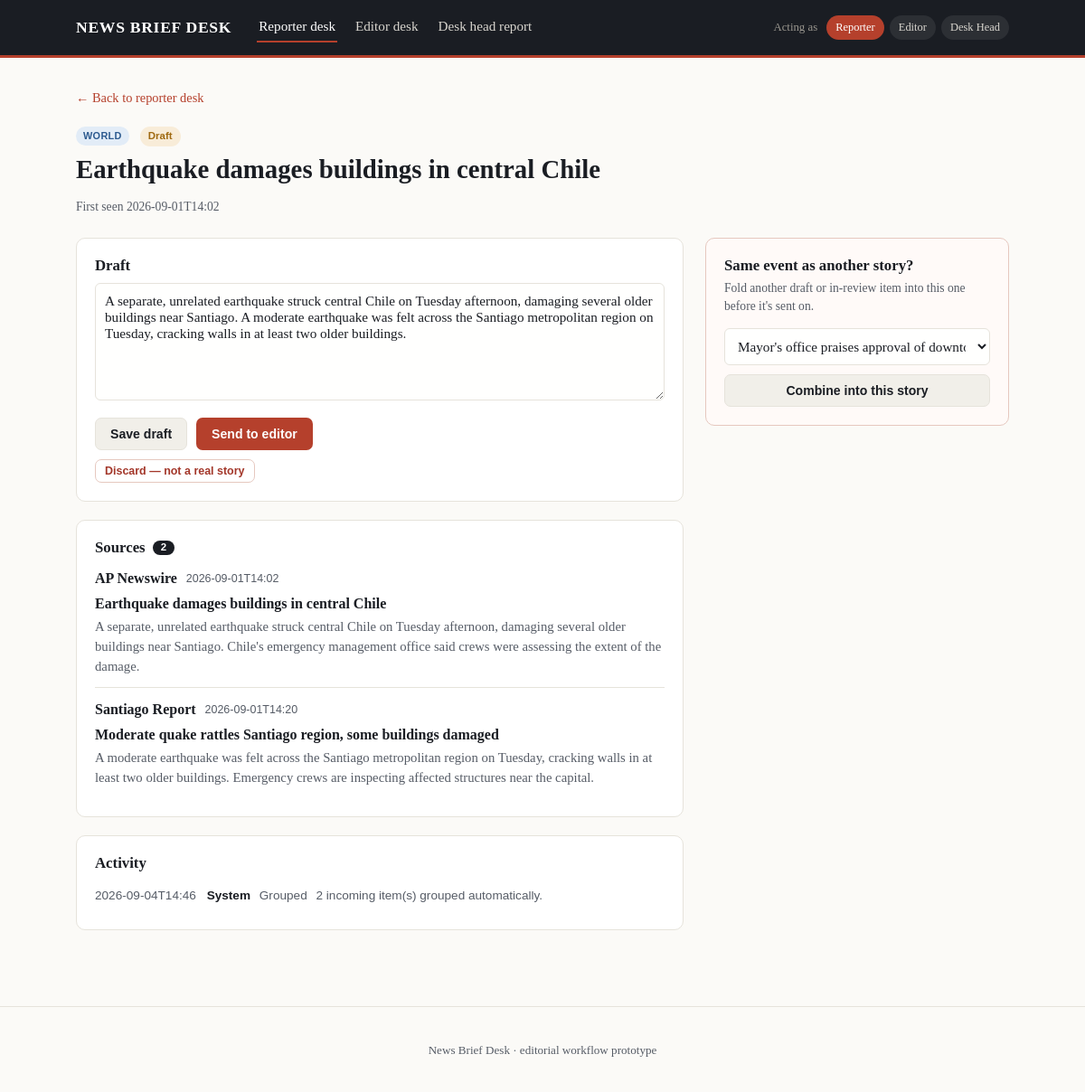
Page /reporter/story/2 on the committed database.
### tables this page shows
CREATE TABLE stories (
            id INTEGER PRIMARY KEY AUTOINCREMENT,
            title TEXT NOT NULL,
            category TEXT NOT NULL,
            draft TEXT NOT NULL,
            final_text TEXT,
            status TEXT NOT NULL DEFAULT 'DRAFT',
                -- DRAFT -> IN_REVIEW -> PUBLISHED  (or MERGED, which points at merged_into_id)
            merged_into_id INTEGER,
            editor_note TEXT,
            created_at TEXT NOT NULL,
            submitted_at TEXT,
            published_at TEXT,
            FOREIGN KEY (merged_into_id) REFERENCES stories(id)
        );

CREATE TABLE story_sources (
            id INTEGER PRIMARY KEY AUTOINCREMENT,
            story_id INTEGER NOT NULL,
            source TEXT NOT NULL,
            headline TEXT NOT NULL,
            content TEXT NOT NULL,
            received_at TEXT,
            added_after_publish INTEGER NOT NULL DEFAULT 0,
            FOREIGN KEY (story_id) REFERENCES stories(id)
        );

CREATE TABLE activity_log (
            id INTEGER PRIMARY KEY AUTOINCREMENT,
            story_id INTEGER NOT NULL,
            role TEXT NOT NULL,
            action TEXT NOT NULL,
            detail TEXT,
            created_at TEXT NOT NULL,
            FOREIGN KEY (story_id) REFERENCES stories(id)
        );

### app.py (the view)
@app.route("/reporter/story/<int:story_id>")
def reporter_story(story_id):
    connection = get_connection()
    story = fetch_story(connection, story_id)
    if not story:
        connection.close()
        return "Story not found", 404
    sources = fetch_sources(connection, story_id)
    other_stories = connection.execute(
        """
        SELECT id, title FROM stories
        WHERE id != ? AND status IN ('DRAFT', 'IN_REVIEW')
        ORDER BY created_at DESC
        """,
        (story_id,),
    ).fetchall()
    log = fetch_log(connection, story_id)
    connection.close()
    return render_template(
        "story_detail.html",
        story=story,
        sources=sources,
        other_stories=other_stories,
        log=log,
        view="reporter",
        desk_role="reporter",
    )

### app.py (called while the page is built)
@app.context_processor
def inject_role():
    return {"current_role": session.get("role", "reporter")}

def fetch_story(connection, story_id):
    return connection.execute("SELECT * FROM stories WHERE id = ?", (story_id,)).fetchone()

def fetch_sources(connection, story_id):
    return connection.execute(
        "SELECT * FROM story_sources WHERE story_id = ? ORDER BY received_at ASC, id ASC",
        (story_id,),
    ).fetchall()

def fetch_log(connection, story_id):
    return connection.execute(
        "SELECT * FROM activity_log WHERE story_id = ? ORDER BY created_at ASC, id ASC",
        (story_id,),
    ).fetchall()

### database/database.py (called while the page is built)
def get_connection():
    connection = sqlite3.connect(DATABASE)
    connection.row_factory = sqlite3.Row
    connection.execute("PRAGMA foreign_keys = ON")
    return connection

### templates/story_detail.html (shortened to what this page needs)
{% extends "base.html" %}
{% block content %}
{% set can_edit = current_role == view %}
<a href="{{ url_for('reporter') if view == 'reporter' else url_for('editor') }}" class="back-link">&larr; Back to {{ 'reporter' if view == 'reporter' else 'editor' }} desk</a>
<section class="story-header">
    <span class="tag tag-{{ story.category|lower }}">{{ story.category }}</span>
    <span class="status-pill status-{{ story.status|lower }}">
        {% if story.status == 'PUBLISHED' %}🔒 Published{% elif story.status == 'IN_REVIEW' %}In review{% elif story.status == 'MERGED' %}Merged into #{{ story.merged_into_id }}{% else %}Draft{% endif %}
    </span>
    <h1>{{ story.title }}</h1>
    <p class="story-submeta">
        First seen {{ story.created_at[:16] }}
    </p>
</section>
<div class="story-layout">
    <div class="story-main">
        {% if story.status == 'PUBLISHED' %}
            <div class="panel">
                <h2>Published brief</h2>
                <p class="locked-text">{{ story.final_text }}</p>
            </div>
        {% elif view == 'reporter' and story.status == 'DRAFT' %}
            <div class="panel">
                <h2>Draft</h2>
                {% if can_edit %}
                <form method="POST" action="{{ url_for('reporter_save', story_id=story.id) }}">
                    <textarea name="draft" rows="6">{{ story.draft }}</textarea>
                    <div class="form-actions">
                        <button type="submit" name="action" value="save" class="btn btn-secondary">Save draft</button>
                        <button type="submit" name="action" value="submit" class="btn btn-primary">Send to editor</button>
                    </div>
                </form>
                <form method="POST" action="{{ url_for('reporter_delete', story_id=story.id) }}"
                      onsubmit="return confirm('Discard this item? This can\'t be undone.');" style="margin-top: 10px;">
                    <button type="submit" class="btn btn-danger btn-small">Discard &mdash; not a real story</button>
                </form>
                {% else %}
                <textarea rows="6" readonly>{{ story.draft }}</textarea>
                {% endif %}
            </div>
        {% elif view == 'reporter' and story.status == 'MERGED' %}
            <div class="panel">
                <h2>Draft</h2>
                <textarea rows="6" readonly>{{ story.draft }}</textarea>
                <p class="panel-hint">This item was merged into another story and is no longer edited on its own.</p>
            </div>
        {% endif %}
        <div class="panel">
            <h2>Sources <span class="count-badge">{{ sources|length }}</span></h2>
            <ul class="source-list">
                {% for source in sources %}
                <li class="source-item {{ 'source-item-late' if source.added_after_publish else '' }}">
                    <div class="source-item-head">
                        <strong>{{ source.source }}</strong>
                        {% if source.received_at %}<span class="source-time">{{ source.received_at[:16] }}</span>{% endif %}
                    </div>
                    <p class="source-headline">{{ source.headline }}</p>
                    <p class="source-content">{{ source.content }}</p>
                </li>
                {% endfor %}
            </ul>
        </div>
        {% if log %}
        <div class="panel">
            <h2>Activity</h2>
            <ul class="log-list">
                {% for entry in log %}
                <li>
                    <span class="log-time">{{ entry.created_at[:16] }}</span>
                    <span class="log-role">{{ entry.role }}</span>
                    <span class="log-action">{{ entry.action.replace('_', ' ')|lower }}</span>
                    {% if entry.detail %}<span class="log-detail">{{ entry.detail }}</span>{% endif %}
                </li>
                {% endfor %}
            </ul>
        </div>
        {% endif %}
    </div>
    <aside class="story-side">
        {% if story.status != 'PUBLISHED' and story.status != 'MERGED' and other_stories and can_edit %}
        <div class="panel panel-merge">
            <h2>Same event as another story?</h2>
            {% if view == 'reporter' %}
                <p class="panel-hint">Fold another draft or in-review item into this one before it's sent on.</p>
                <form method="POST" action="{{ url_for('reporter_attach', story_id=story.id) }}">
                    <select name="other_story_id">
                        {% for other in other_stories %}
                        <option value="{{ other.id }}">{{ other.title }}</option>
                        {% endfor %}
                    </select>
                    <button type="submit" class="btn btn-secondary btn-block">Combine into this story</button>
                </form>
            {% endif %}
        </div>
        {% endif %}
    </aside>
</div>
{% endblock %}

### static/style.css (style rules this page uses)
:root { --ink: #1a1d23; --ink-soft: #565c66; --paper: #fbfaf7; --panel: #ffffff; --line: #e6e3db; --accent: #b5402c; --accent-soft: #f4e4df; --good: #2f7a4d; --good-soft: #e4f2e8; --warn: #a06a12; --warn-soft: #f8ecd8; --radius: 10px; font-size: 16px; }
* { box-sizing: border-box; }
body { margin: 0; font-family: "Iowan Old Style", "Palatino Linotype", Georgia, "Times New Roman", serif; background: var(--paper); color: var(--ink); line-height: 1.5; }
h1, h2, h3 { font-family: "Iowan Old Style", Georgia, serif; line-height: 1.2; margin: 0 0 .5em; }
a { color: var(--accent); text-decoration: none; }
.back-link { display: inline-block; margin-bottom: 18px; font-size: .9rem; }
.count-badge { background: var(--ink); color: #fff; font-size: .72rem; font-weight: 700; padding: 1px 9px; border-radius: 999px; font-family: sans-serif; }
.tag { display: inline-block; font-size: .68rem; font-family: sans-serif; font-weight: 700; letter-spacing: .03em; text-transform: uppercase; padding: 2px 8px; border-radius: 999px; background: #eee; color: #555; }
.tag-world { background: #e2ecf7; color: #2c5a8f; }
.status-pill { display: inline-block; margin-left: 8px; font-size: .72rem; font-family: sans-serif; font-weight: 700; padding: 2px 9px; border-radius: 999px; }
.status-draft { background: var(--warn-soft); color: var(--warn); }
.story-header { margin-bottom: 24px; }
.story-header h1 { margin-top: 8px; font-size: 1.8rem; }
.story-submeta { color: var(--ink-soft); font-size: .85rem; }
.story-layout { display: grid; grid-template-columns: 2fr 1fr; gap: 24px; align-items: start; }
.story-main { min-width: 0; }
.story-side { position: sticky; top: 20px; }
.panel { background: var(--panel); border: 1px solid var(--line); border-radius: var(--radius); padding: 20px; margin-bottom: 20px; }
.panel h2 { font-size: 1.05rem; display: flex; align-items: center; gap: 8px; }
.panel-hint { color: var(--ink-soft); font-size: .85rem; margin-top: -4px; }
.panel-merge { border-color: #e6c8bf; background: #fffaf8; }
textarea, select { width: 100%; font-family: inherit; font-size: .95rem; padding: 10px; border: 1px solid var(--line); border-radius: 6px; background: #fffffe; color: var(--ink); resize: vertical; }
.form-actions { display: flex; gap: 10px; margin-top: 12px; }
.btn { font-family: sans-serif; font-size: .88rem; font-weight: 600; padding: 9px 16px; border-radius: 7px; border: 1px solid transparent; cursor: pointer; display: inline-block; }
.btn-primary { background: var(--accent); color: #fff; }
.btn-secondary { background: #f1efe9; color: var(--ink); border-color: var(--line); }
.btn-block { width: 100%; margin-top: 10px; text-align: center; }
.btn-danger { background: #fff; color: #a3372a; border-color: #e6c8bf; }
.btn-small { padding: 5px 10px; font-size: .78rem; }
.source-list { list-style: none; padding: 0; margin: 0; }
.source-item { padding: 12px 0; border-top: 1px solid var(--line); }
.source-item:first-child { border-top: none; padding-top: 4px; }
.source-item-head { display: flex; align-items: center; gap: 10px; margin-bottom: 4px; }
.source-time { color: var(--ink-soft); font-size: .78rem; font-family: sans-serif; }
.source-headline { font-weight: 600; margin: 2px 0; }
.source-content { color: var(--ink-soft); font-size: .92rem; margin: 0; }
.log-list { list-style: none; padding: 0; margin: 0; font-size: .85rem; font-family: sans-serif; }
.log-list li { padding: 7px 0; border-top: 1px solid var(--line); color: var(--ink-soft); }
.log-list li:first-child { border-top: none; }
.log-time { margin-right: 8px; }
.log-role { text-transform: capitalize; font-weight: 700; color: var(--ink); margin-right: 6px; }
.log-action { text-transform: capitalize; margin-right: 6px; }

### rows in the picture
stories: category "WORLD", title "Earthquake damages buildings in central Chile", created_at "2026-09-01T14:02", draft "A separate, unrelated earthquake struck central Chile on Tuesday afternoon, damaging several older buildings near Santiago. A moderate earthquake was felt across the Santiago metropolitan region on Tuesday, cracking walls in at least two older buildings."
story_sources: source "AP Newswire", received_at "2026-09-01T14:02", headline "Earthquake damages buildings in central Chile", content "A separate, unrelated earthquake struck central Chile on Tuesday afternoon, damaging several older buildings near Santiago. Chile's emergency management office said crews were assessing the extent of the damage."
story_sources: source "Santiago Report", received_at "2026-09-01T14:20", headline "Moderate quake rattles Santiago region, some buildings damaged", content "A moderate earthquake was felt across the Santiago metropolitan region on Tuesday, cracking walls in at least two older buildings. Emergency crews are inspecting affected structures near the capital."
activity_log: created_at "2026-09-04T14:46", role "System", action.replace "Grouped", detail "2 incoming item(s) grouped automatically."

### other values in the picture
{{ role.replace('_', ' ')|title }} "Reporter" "Editor" "Desk Head"
{{ 'reporter' if view == 'reporter' else 'editor' }} "reporter"
{{ sources|length }} "2"
form field other_story_id "Mayor's office praises approval of downtown crossing after years of setbacks"
